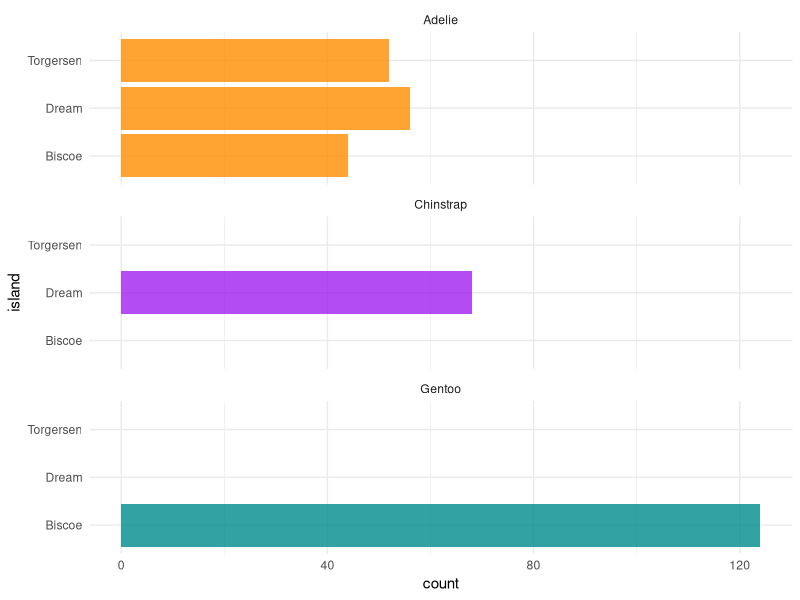
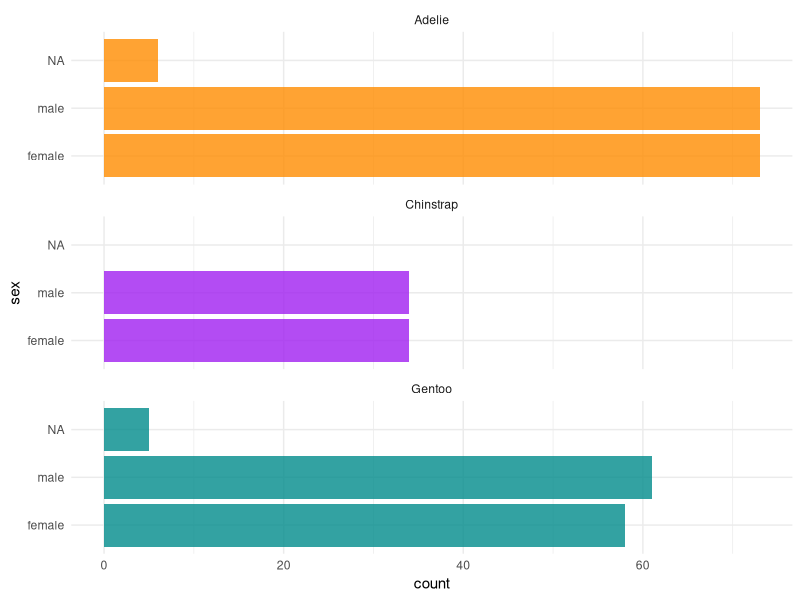
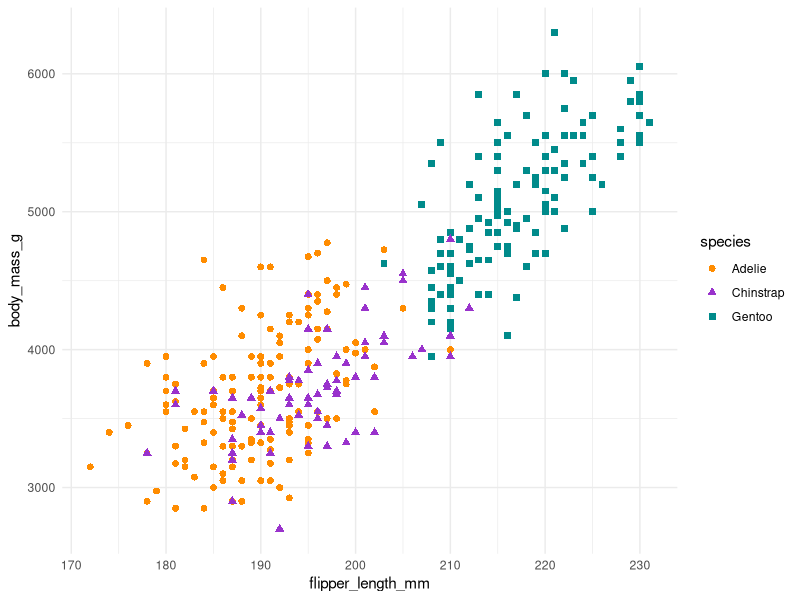
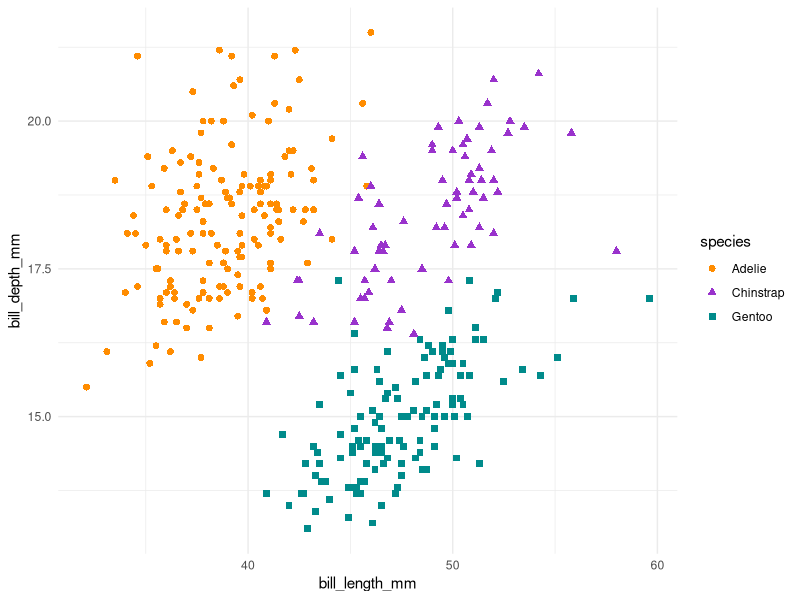
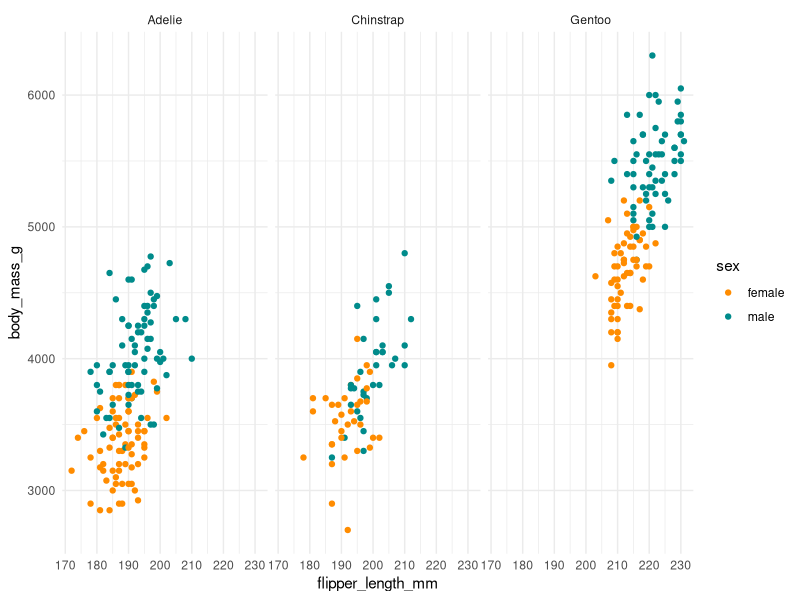
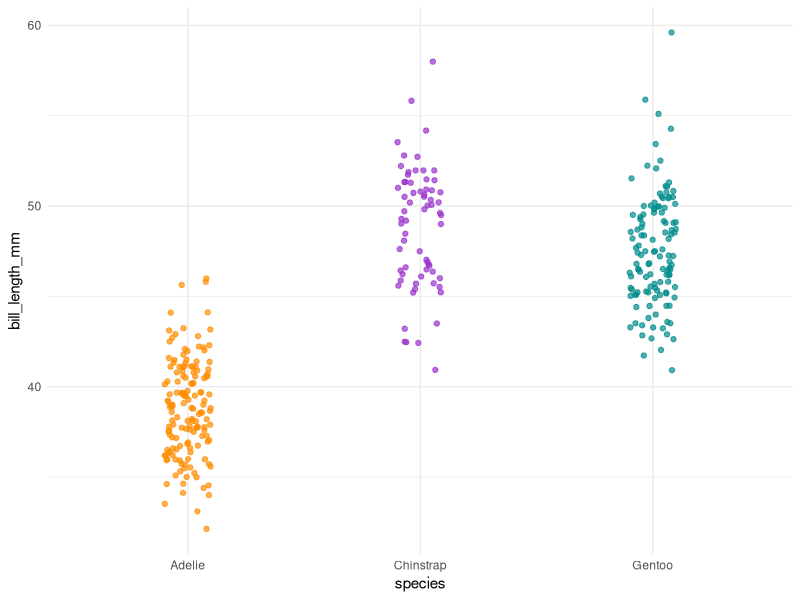
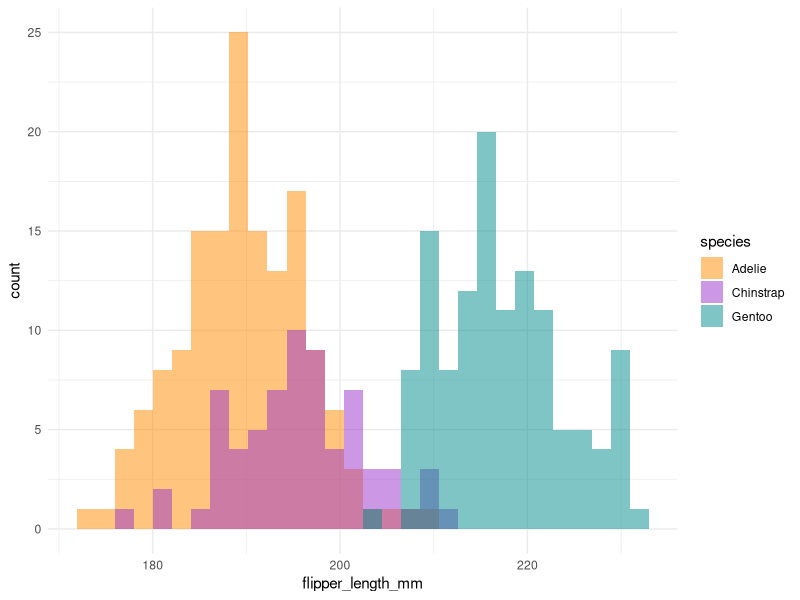

Source code (R) for these figures, in order:
## ---- chunk 1
knitr::opts_chunk$set(
  collapse = TRUE,
  comment = "#>",
  warning = FALSE,
  message = FALSE,
  out.width = "100%"
)
## ---- chunk 2
library(palmerpenguins)
library(dplyr)
library(ggplot2)
theme_set(theme_minimal())
## ---- chunk 3
glimpse(penguins)
## ---- chunk 4
penguins %>% 
  group_by(species) %>% 
  filter(body_mass_g == min(body_mass_g, na.rm = TRUE))
## ---- chunk 5

penguins %>% 
  mutate(bill_size_mm2 = bill_depth_mm * bill_length_mm) %>% 
  head()

## ---- chunk 6
penguins %>% 
  select(ends_with("mm"))
## ---- chunk 7
penguins %>% 
  select(contains("mm"))
## ---- chunk 8
penguins %>% 
  remove_missing() %>% 
  group_by(species) %>% 
  mutate(body_mass_median = median(body_mass_g))
## ---- chunk 9
penguins %>% 
  remove_missing() %>% 
  group_by(species) %>% 
  summarize(body_mass_median = median(body_mass_g))
## ---- chunk 10
penguins %>% 
  remove_missing() %>% 
  group_by(species, year) %>% 
  summarize(across(where(is.numeric), median))
## ---- chunk 11
threshold <- 800 ### first define a threshold to distinguish big from small
penguins %>% 
  mutate(bill_size_mm2 = bill_depth_mm * bill_length_mm,
         bill_size_binary = ifelse(bill_size_mm2 > threshold, "big", "small")) %>% 
  select(bill_size_binary, bill_size_mm2, everything()) %>% 
  head()

## ---- chunk 12
penguins %>%
  dplyr::select(where(is.factor)) %>% ## note that the where() function is a tidyselect function
  glimpse()
## ---- chunk 13
# Count penguins for each species / island
penguins %>%
  count(species, island, .drop = FALSE)
## ---- chunk 14
ggplot(penguins, aes(x = island, fill = species)) +
  geom_bar(alpha = 0.8, stat = "count") +
  scale_fill_manual(values = c("darkorange","purple","cyan4"), 
                    guide = FALSE) +
  theme_minimal() +
  facet_wrap(~species, ncol = 1) +
  coord_flip()
## ---- chunk 15
# Count penguins for each species / sex
penguins %>%
  count(species, sex, .drop = FALSE)
## ---- chunk 16
ggplot(penguins, aes(x = sex, fill = species)) +
  geom_bar(alpha = 0.8) +
  scale_fill_manual(values = c("darkorange","purple","cyan4"), 
                    guide = FALSE) +
  theme_minimal() +
  facet_wrap(~species, ncol = 1) +
  coord_flip()
## ---- chunk 17
# Penguins are fun to summarize!

penguins %>% 
  group_by(species, year) %>% 
  summarize(across(where(is.numeric), mean, na.rm = TRUE))
## ---- chunk 18
penguins %>%
  dplyr::select(body_mass_g, ends_with("_mm")) %>% 
  glimpse()
## ---- chunk 19
# Scatterplot example 1: penguin flipper length versus body mass
ggplot(data = penguins, aes(x = flipper_length_mm, y = body_mass_g)) +
  geom_point(aes(color = species, 
                 shape = species),
             size = 2) +
  scale_color_manual(values = c("darkorange","darkorchid","cyan4")) 

# Scatterplot example 2: penguin bill length versus bill depth
ggplot(data = penguins, aes(x = bill_length_mm, y = bill_depth_mm)) +
  geom_point(aes(color = species, 
                 shape = species),
             size = 2)  +
  scale_color_manual(values = c("darkorange","darkorchid","cyan4"))
## ---- chunk 20
ggplot(penguins, aes(x = flipper_length_mm,
                     y = body_mass_g)) +
  geom_point(aes(color = sex)) +
  scale_color_manual(values = c("darkorange","cyan4"), 
                     na.translate = FALSE) +
  facet_wrap(~species)
## ---- chunk 21
# Jitter plot example: bill length by species
ggplot(data = penguins, aes(x = species, y = bill_length_mm)) +
  geom_jitter(aes(color = species),
              width = 0.1, 
              alpha = 0.7,
              show.legend = FALSE) +
  scale_color_manual(values = c("darkorange","darkorchid","cyan4"))

# Histogram example: flipper length by species
ggplot(data = penguins, aes(x = flipper_length_mm)) +
  geom_histogram(aes(fill = species), alpha = 0.5, position = "identity") +
  scale_fill_manual(values = c("darkorange","darkorchid","cyan4"))
